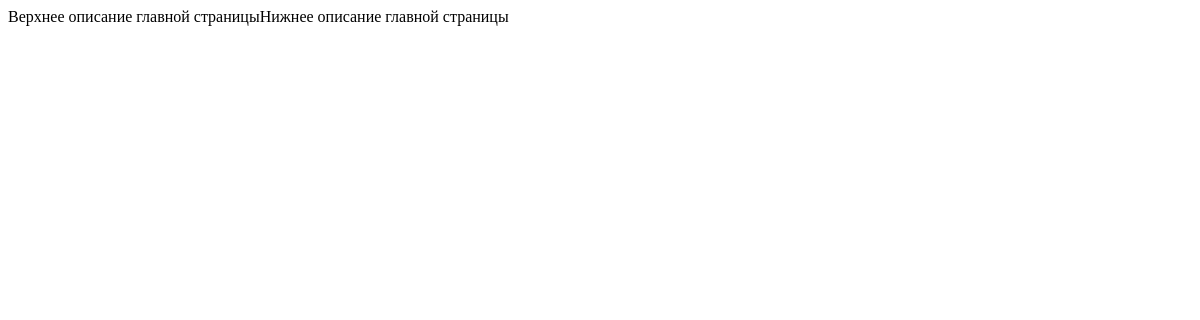
Page /test.php on the earlier database version.
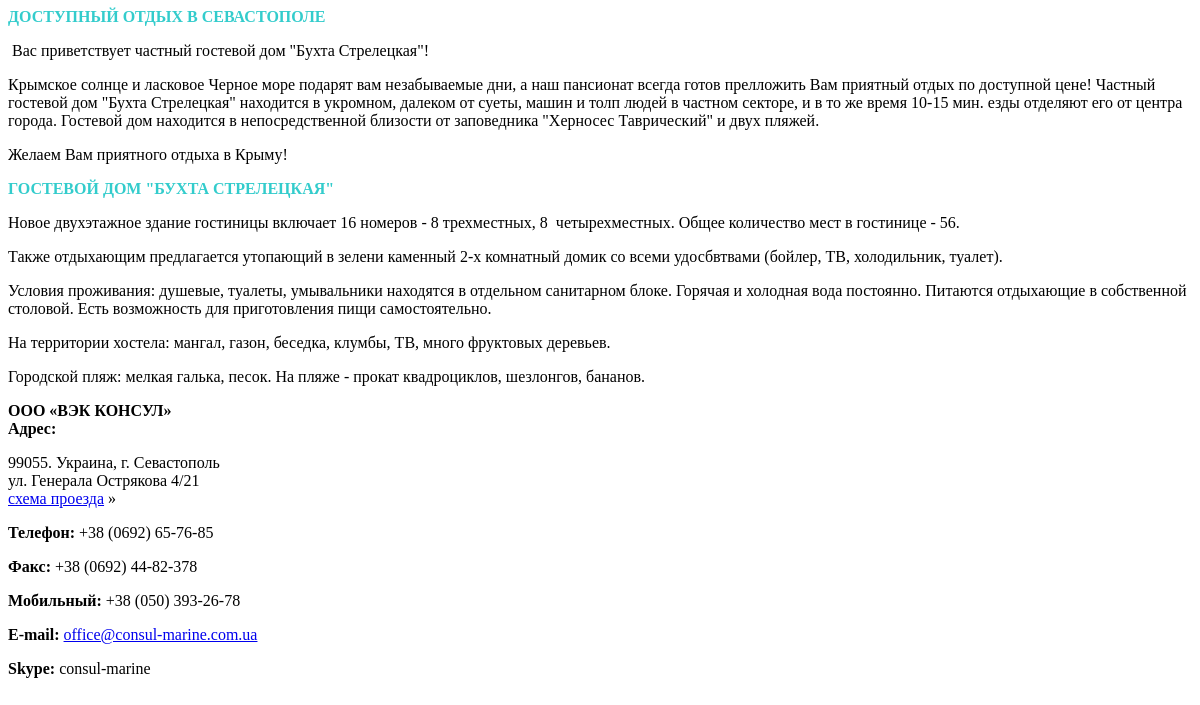
Same page on the later database version.
### tables this page shows
CREATE TABLE IF NOT EXISTS `hotel_static` (
  `static_code` int(11) NOT NULL AUTO_INCREMENT,
  `static_title` varchar(200) NOT NULL DEFAULT '',
  `static_abstract` text NOT NULL COMMENT 'Краткий текст страницы',
  `static_text` text NOT NULL COMMENT 'Полный текст страницы',
  `static_seo_title` text,
  `static_seo_desc` text,
  `static_seo_key` text,
  `static_type` varchar(11) NOT NULL DEFAULT 'page' COMMENT 'Определает тип страницы (обычная страница или галерея)',
  PRIMARY KEY (`static_code`)
);

### inc/functions.php (called while the page is built, shortened)
<?
	function GetStatic($st_code,$field)
{
	$query = "SELECT * FROM hotel_static WHERE (static_code='$st_code');";
	$res = mysql_query($query);
	list($static_code,$static_title,$static_abstract,$static_text,$static_seo_title,$static_seo_desc,$static_seo_key,$static_type)=mysql_fetch_array($res);
	switch($field)
	{
		case "st_abstract": return $static_abstract;
		case "st_text": return $static_text;
		case "st_seo_title": return $static_seo_title;
		case "st_seo_desc": return $static_seo_desc;
		case "st_seo_key": return $static_seo_key;
	}
}
?>

### test.php (the view, shortened to what this page needs)
<html>
<head>
</head>
<body>
<?=GetStatic("1","st_abstract")?>
<?=GetStatic("1","st_text")?>
<?=GetStatic("4","st_text")?>
</body>
</html>

Differences in the rows shown:
changed hotel_static: static_abstract "Верхнее описание главной страницы" → "ДОСТУПНЫЙ ОТДЫХ В СЕВАСТОПОЛЕ Вас приветствует частный гостевой дом \"Бухта Стрелецкая\"! Крымское солнце и ласковое Черное море подарят вам незабываемые дни, а наш пансионат всегда готов прелложить Вам приятный отдых по доступной цене! Частный гостевой дом \"Бухта Стрелецкая\" находится в укромном, далеком от суеты, машин и толп людей в частном секторе, и в то же время 10-15 мин. езды отделяют его от центра города. Гостевой дом находится в непосредственной близости от заповедника \"Херносес Таврический\" и двух пляжей. Желаем Вам приятного отдыха в Крыму!"; static_text "Нижнее описание главной страницы" → "ГОСТЕВОЙ ДОМ \"БУХТА СТРЕЛЕЦКАЯ\" Новое двухэтажное здание гостиницы включает 16 номеров - 8 трехместных, 8 четырехместных. Общее количество мест в гостинице - 56. Также отдыхающим предлагается утопающий в зелени каменный 2-х комнатный домик со всеми удосбвтвами (бойлер, ТВ, холодильник, туалет). Условия проживания: душевые, туалеты, умывальники находятся в отдельном санитарном блоке. Горячая и холодная вода постоянно. Питаются отдыхающие в собственной столовой. Есть возможность для приготовления пищи самостоятельно. На территории хостела: мангал, газон, беседка, клумбы, ТВ, много фруктовых деревьев. Городской пляж: мелкая галька, песок. На пляже - прокат квадроциклов, шезлонгов, бананов."
added hotel_static: static_text "ООО «ВЭК КОНСУЛ» Адрес: 99055. Украина, г. Севастополь ул. Генерала Острякова 4/21 схема проезда » Телефон: +38 (0692) 65-76-85 Факс: +38 (0692) 44-82-378 Мобильный: +38 (050) 393-26-78 E-mail: office@consul-marine.com.ua Skype: consul-marine"
